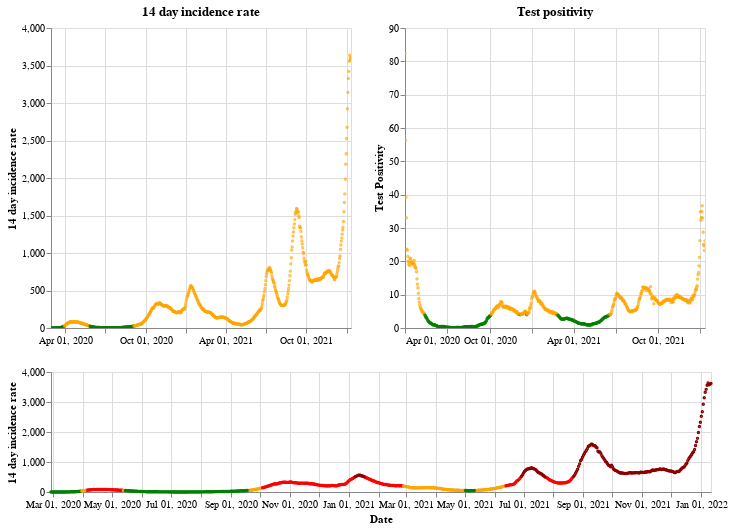

Here is the notebook cell this chart was saved with:
### Markdown cell above
## Scotland

### Code cell
plot_traffic_light('Scotland')

### Figure 1 — Vega-Lite specification as saved in the notebook (floating-point values rounded to 4 significant figures; data arrays with more than 128 entries replaced by an {"elided": "..."} marker saying what was removed)
{"config": {"view": {"continuousWidth": 400, "continuousHeight": 300}}, "vconcat": [{"hconcat": [{"mark": {"type": "point", "size": 2}, "encoding": {"color": {"condition": {"value": "green", "test": "(datum.twoWeeklyCasesRate <= 25)"}, "value": "orange"}, "tooltip": [{"type": "nominal", "field": "areaName"}, {"type": "temporal", "field": "date"}, {"type": "quantitative", "field": "twoWeeklyCasesRate"}, {"type": "quantitative", "field": "testPositivity"}], "x": {"type": "temporal", "axis": {"title": ""}, "field": "date", "scale": {"domain": {"selection": "DateBrush"}}, "timeUnit": "yearmonthdate"}, "y": {"type": "quantitative", "axis": {"title": "14 day incidence rate"}, "field": "twoWeeklyCasesRate"}}, "title": "14 day incidence rate", "width": 300}, {"mark": {"type": "point", "size": 2}, "encoding": {"color": {"condition": {"value": "green", "test": "(datum.testPositivity <= 4)"}, "value": "orange"}, "tooltip": [{"type": "nominal", "field": "areaName"}, {"type": "temporal", "field": "date"}, {"type": "quantitative", "field": "twoWeeklyCasesRate"}, {"type": "quantitative", "field": "testPositivity"}], "x": {"type": "temporal", "axis": {"title": ""}, "field": "date", "scale": {"domain": {"selection": "DateBrush"}}, "timeUnit": "yearmonthdate"}, "y": {"type": "quantitative", "axis": {"title": "Test Positivity"}, "field": "testPositivity"}}, "title": "Test positivity", "width": 300}]}, {"layer": [{"mark": {"type": "point", "size": 2}, "encoding": {"color": {"condition": {"value": "orange", "test": "(((datum.testPositivity < 4) && (datum.twoWeeklyCasesRate >= 50)) && (datum.twoWeeklyCasesRate < 200))"}, "value": "red"}, "opacity": {"condition": {"value": 1, "test": "((datum.twoWeeklyCasesRate >= 50) && (datum.twoWeeklyCasesRate < 500))"}, "value": 0}, "tooltip": [{"type": "nominal", "field": "areaName"}, {"type": "temporal", "field": "date"}, {"type": "quantitative", "field": "twoWeeklyCasesRate"}, {"type": "quantitative", "field": "testPositivity"}], "x": {"type": "temporal", "axis": {"title": "Date"}, "field": "date", "timeUnit": "yearmonthdate"}, "y": {"type": "quantitative", "axis": {"title": "14 day incidence rate"}, "field": "twoWeeklyCasesRate"}}, "selection": {"DateBrush": {"type": "interval", "encodings": ["x"], "fields": ["Time"]}}}, {"mark": {"type": "point", "size": 2}, "encoding": {"color": {"value": "darkred"}, "opacity": {"condition": {"value": 1, "test": "(datum.twoWeeklyCasesRate >= 500)"}, "value": 0}, "tooltip": [{"type": "nominal", "field": "areaName"}, {"type": "temporal", "field": "date"}, {"type": "quantitative", "field": "twoWeeklyCasesRate"}, {"type": "quantitative", "field": "testPositivity"}], "x": {"type": "temporal", "axis": {"title": "Date"}, "field": "date", "timeUnit": "yearmonthdate"}, "y": {"type": "quantitative", "axis": {"title": "14 day incidence rate"}, "field": "twoWeeklyCasesRate"}}}, {"mark": {"type": "point", "size": 2}, "encoding": {"color": {"condition": {"value": "green", "test": "((datum.testPositivity < 4) && (datum.twoWeeklyCasesRate < 50))"}, "value": "orange"}, "opacity": {"condition": {"value": 1, "test": "(datum.twoWeeklyCasesRate < 50)"}, "value": 0}, "tooltip": [{"type": "nominal", "field": "areaName"}, {"type": "temporal", "field": "date"}, {"type": "quantitative", "field": "twoWeeklyCasesRate"}, {"type": "quantitative", "field": "testPositivity"}], "x": {"type": "temporal", "axis": {"title": "Date"}, "field": "date", "timeUnit": "yearmonthdate"}, "y": {"type": "quantitative", "axis": {"title": "14 day incidence rate"}, "field": "twoWeeklyCasesRate"}}}], "height": 120, "width": 660}], "data": {"name": "data-f48458ac1093b9e5e7590f5bc0ad3fc3"}, "$schema": "https://vega.github.io/schema/vega-lite/v4.8.1.json", "datasets": {"data-f48458ac1093b9e5e7590f5bc0ad3fc3": {"elided": "684 records"}}}
